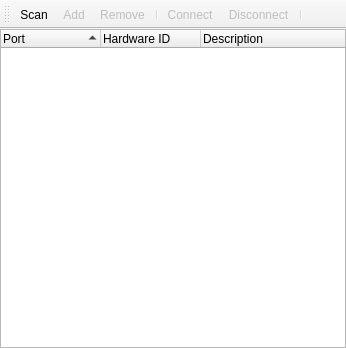
<?xml version="1.0" encoding="UTF-8"?>
<ui version="4.0">
 <class>ConnectionWindow</class>
 <widget class="QMainWindow" name="ConnectionWindow">
  <property name="geometry">
   <rect>
    <x>0</x>
    <y>0</y>
    <width>346</width>
    <height>348</height>
   </rect>
  </property>
  <property name="contextMenuPolicy">
   <enum>Qt::NoContextMenu</enum>
  </property>
  <property name="windowTitle">
   <string>Connection</string>
  </property>
  <widget class="QWidget" name="centralwidget">
   <layout class="QVBoxLayout" name="verticalLayout">
    <property name="leftMargin">
     <number>0</number>
    </property>
    <property name="topMargin">
     <number>0</number>
    </property>
    <property name="rightMargin">
     <number>0</number>
    </property>
    <property name="bottomMargin">
     <number>0</number>
    </property>
    <item>
     <widget class="QTreeWidget" name="treeWidget">
      <property name="alternatingRowColors">
       <bool>true</bool>
      </property>
      <property name="textElideMode">
       <enum>Qt::ElideMiddle</enum>
      </property>
      <property name="indentation">
       <number>10</number>
      </property>
      <property name="sortingEnabled">
       <bool>true</bool>
      </property>
      <attribute name="headerMinimumSectionSize">
       <number>0</number>
      </attribute>
      <attribute name="headerShowSortIndicator" stdset="0">
       <bool>true</bool>
      </attribute>
      <column>
       <property name="text">
        <string>Port</string>
       </property>
      </column>
      <column>
       <property name="text">
        <string>Hardware ID</string>
       </property>
      </column>
      <column>
       <property name="text">
        <string>Description</string>
       </property>
      </column>
     </widget>
    </item>
   </layout>
  </widget>
  <widget class="QToolBar" name="toolBar">
   <property name="enabled">
    <bool>true</bool>
   </property>
   <property name="windowTitle">
    <string>toolBar</string>
   </property>
   <attribute name="toolBarArea">
    <enum>TopToolBarArea</enum>
   </attribute>
   <attribute name="toolBarBreak">
    <bool>false</bool>
   </attribute>
   <addaction name="actionScan"/>
   <addaction name="actionAdd"/>
   <addaction name="actionRemove"/>
   <addaction name="separator"/>
   <addaction name="actionConnect"/>
   <addaction name="actionDisconnect"/>
   <addaction name="separator"/>
  </widget>
  <action name="actionScan">
   <property name="icon">
    <iconset resource="../resources.qrc">
     <normaloff>:/new/prefix1/Images/arrow_refresh.png</normaloff>:/new/prefix1/Images/arrow_refresh.png</iconset>
   </property>
   <property name="text">
    <string>&amp;Scan</string>
   </property>
   <property name="toolTip">
    <string>Scan available ports</string>
   </property>
  </action>
  <action name="actionConnect">
   <property name="enabled">
    <bool>false</bool>
   </property>
   <property name="icon">
    <iconset resource="../resources.qrc">
     <normaloff>:/new/prefix1/Images/connect.png</normaloff>:/new/prefix1/Images/connect.png</iconset>
   </property>
   <property name="text">
    <string>&amp;Connect</string>
   </property>
   <property name="toolTip">
    <string>Connect</string>
   </property>
  </action>
  <action name="actionDisconnect">
   <property name="enabled">
    <bool>false</bool>
   </property>
   <property name="icon">
    <iconset resource="../resources.qrc">
     <normaloff>:/new/prefix1/Images/disconnect.png</normaloff>:/new/prefix1/Images/disconnect.png</iconset>
   </property>
   <property name="text">
    <string>&amp;Disconnect</string>
   </property>
  </action>
  <action name="actionAdd">
   <property name="enabled">
    <bool>false</bool>
   </property>
   <property name="text">
    <string>&amp;Add</string>
   </property>
   <property name="toolTip">
    <string>Add Connection</string>
   </property>
  </action>
  <action name="actionRemove">
   <property name="enabled">
    <bool>false</bool>
   </property>
   <property name="text">
    <string>&amp;Remove</string>
   </property>
   <property name="toolTip">
    <string>Remove Connection</string>
   </property>
  </action>
 </widget>
 <resources>
  <include location="../resources.qrc"/>
 </resources>
 <connections/>
</ui>
